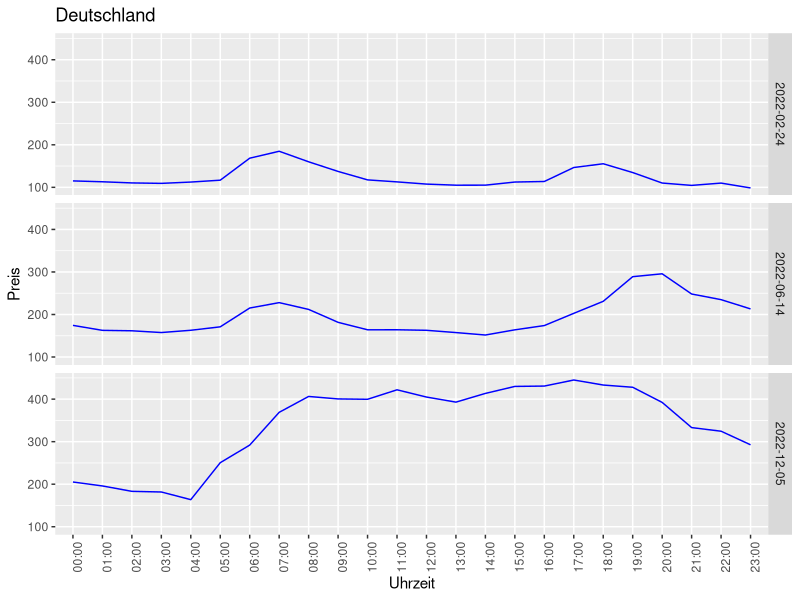

R code for this plot:
library(readr)
library("ggplot2")

## Aufgabe (a)
pricesraw <- read_delim("Handelspreise_per_hour.csv", 
                                     delim = ";", escape_double = FALSE, col_types = cols(Date = col_date(format = "%d.%m.%Y")), 
                                     locale = locale(date_names = "de", decimal_mark = ",", 
                                                     grouping_mark = "."), trim_ws = TRUE)
pricesraw$StartShow <- format(as.POSIXct(pricesraw$Start), format = "%H:%M")

sel_dates <- subset(pricesraw, (Date == '2022-02-24' | Date == '2022-06-14' | Date == '2022-12-05'), select = c(Date, StartShow, Deutschland))
ggplot(data = sel_dates, aes(x=StartShow, y=Deutschland, group = 1)) + geom_line(colour = "blue") + facet_grid(rows=vars(sel_dates$Date), scales = "fixed") + labs(y="Preis",x="Uhrzeit",title = "Deutschland") + theme(axis.text.x = element_text(angle = 90))


## Aufgabe (b)
library(reshape2)